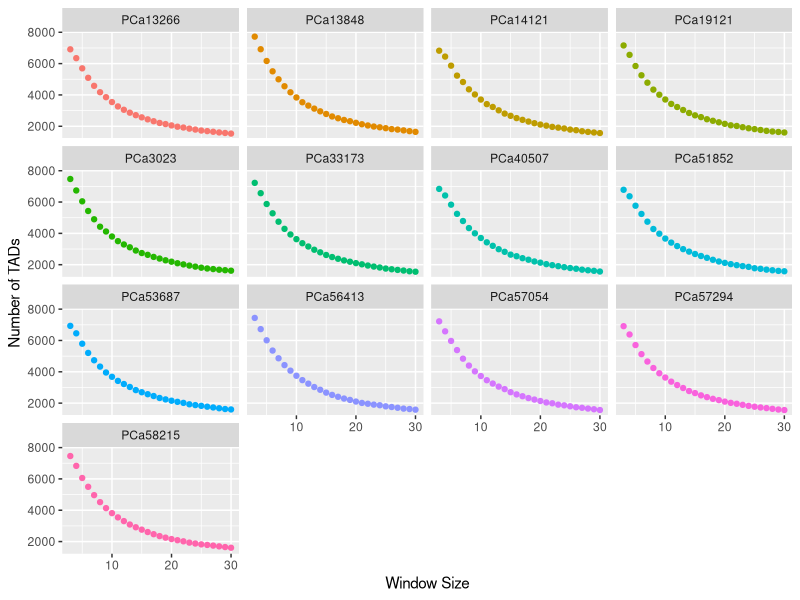
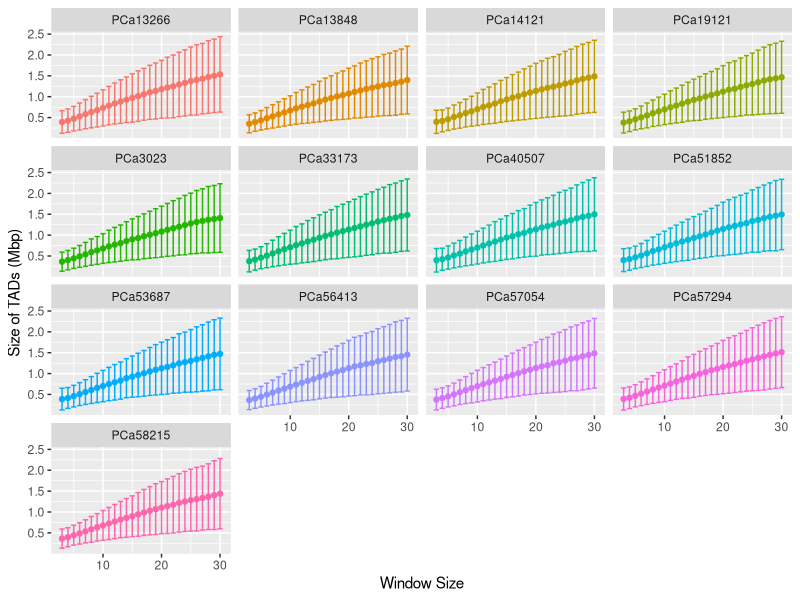

Source code (R) for these figures, in order:
# ==============================================================================
# Environment
# ==============================================================================
suppressMessages(library("data.table"))
suppressMessages(library("ggplot2"))

# ==============================================================================
# Data
# ==============================================================================
tad_stats = fread("TADs/tad-call-stats.tsv", sep = "\t", header = TRUE)

# ==============================================================================
# Plots
# ==============================================================================
gg = (
    ggplot(data = tad_stats)
    + geom_point(aes(x = w, y = N, colour = Sample))
    + labs(x = "Window Size", y = bquote("Number of TADs"))
    + guides(colour = FALSE)
    + facet_wrap(~ Sample)
)
ggsave(
    "Plots/tad-counts.png",
    height = 12,
    width = 20,
    units = "cm"
)

gg = (
    ggplot(data = tad_stats)
    + geom_errorbar(aes(
        x = w,
        ymin = (Mean_Size - SD_Size) / 10^6,
        ymax = (Mean_Size + SD_Size) / 10^6,
        colour = Sample
    ))
    + geom_point(aes(x = w, y = Mean_Size / 10^6, colour = Sample))
    + labs(x = "Window Size", y = "Size of TADs (Mbp)")
    + guides(colour = FALSE)
    + facet_wrap(~ Sample)
)
ggsave(
    "Plots/tad-sizes.png",
    height = 12,
    width = 20,
    units = "cm"
)
